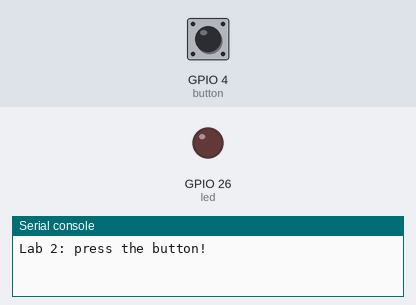
A program run on a simulated ESP32 board running MicroPython. Parts: output pins drawn as LEDs (lit = HIGH), the last lines printed to the serial console. Wiring (from the project's diagram.json): green button on GPIO 4, red LED on GPIO 26. The test bench sets the inputs (shaded band); at power-on: GPIO 4 (button) HIGH.

Above: at 1.2 s.
1.3 s: GPIO 4 (button) pulled LOW for 0.15 s
At 2.1 s:
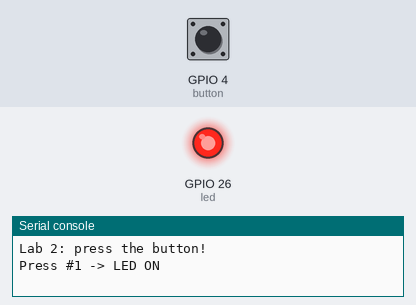
2.9 s: GPIO 4 (button) pulled LOW for 1 s
At 3.5 s:
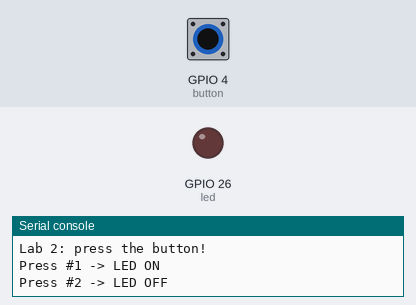
5.4 s: GPIO 4 (button) pulled LOW for 3.2 s
At 6.4 s:
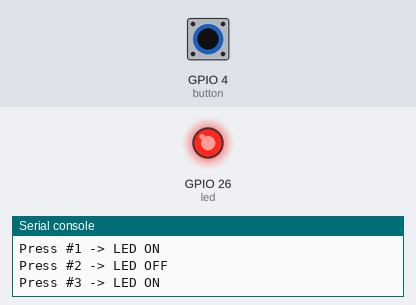
Timing chart, 0 to 8.4 s (numbered marks = the images above; inputs shaded):
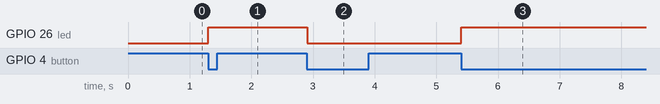

Measured:
- after the input at 1.3 s, GPIO 26 (led): LOW → HIGH at once
- after the input at 2.9 s, GPIO 26 (led): HIGH → LOW at once
- after the input at 5.4 s, GPIO 26 (led): LOW → HIGH at once

The program:

main.py
```python
# Lab 2 - Buttons & Interrupts
# Push-button on GPIO 4 (other leg to GND), LED on GPIO 26.
# Every press toggles the LED and increments a counter - handled by an INTERRUPT.
from machine import Pin
import time

led = Pin(26, Pin.OUT)
button = Pin(4, Pin.IN, Pin.PULL_UP)   # internal pull-up: idle = 1, pressed = 0

pressed = False        # set inside the handler, read in the main loop
last_irq = 0           # for debouncing

def on_button(pin):
    # Interrupt handler: keep it SHORT. No print(), no sleep() here.
    global pressed, last_irq
    now = time.ticks_ms()
    if time.ticks_diff(now, last_irq) > 200:   # ignore contact bounce
        pressed = True
        last_irq = now

button.irq(trigger=Pin.IRQ_FALLING, handler=on_button)
print("Lab 2: press the button!")

count = 0
while True:
    if pressed:                 # the handler raised the flag
        pressed = False
        count += 1
        led.value(not led.value())
        print("Press #%d -> LED %s" % (count, "ON" if led.value() else "OFF"))
    time.sleep_ms(10)           # the CPU is free here for other work
```
